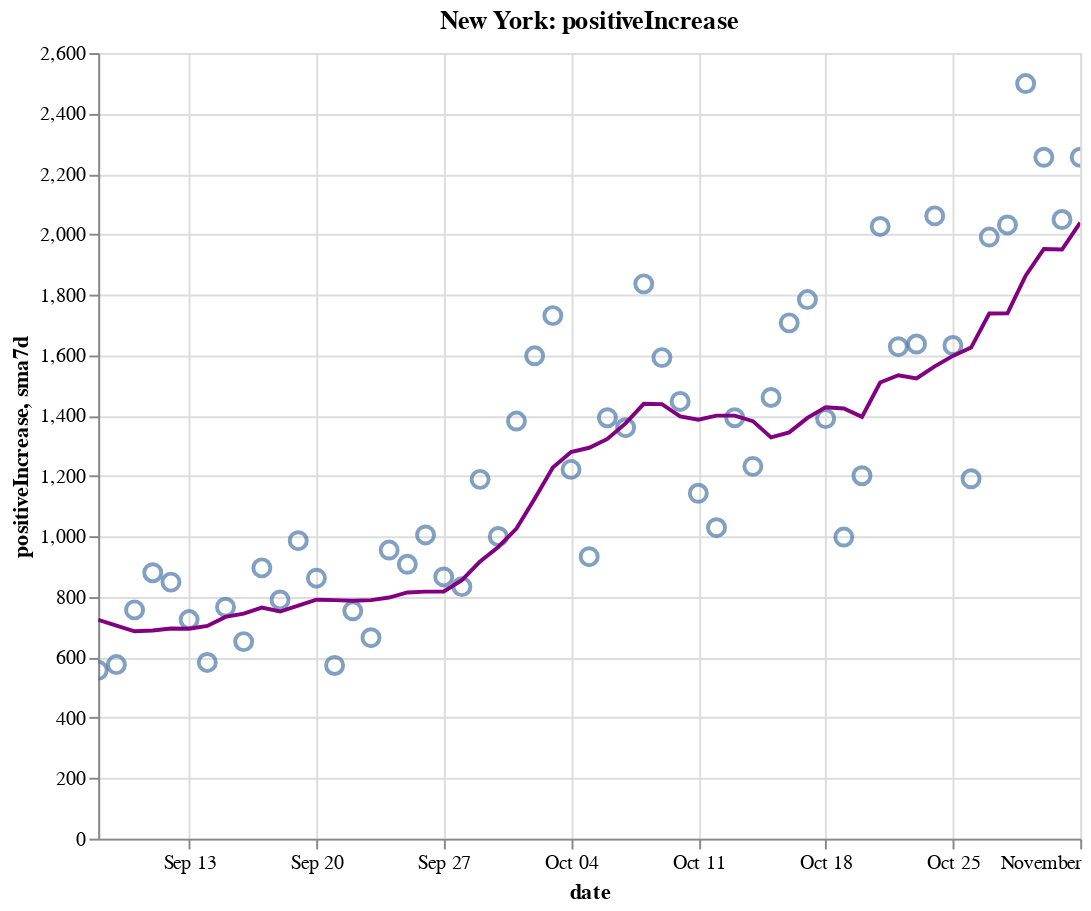

The code cell stored with this chart in its notebook:
### Code cell
create_plot(ny, 'positiveIncrease')

### Figure 1 — Vega-Lite specification as saved in the notebook (floating-point values rounded to 4 significant figures)
{"config": {"view": {"continuousWidth": 400, "continuousHeight": 300}}, "layer": [{"layer": [{"mark": {"type": "point", "size": 75}, "encoding": {"tooltip": [{"type": "temporal", "field": "date"}, {"type": "quantitative", "field": "positiveIncrease"}, {"type": "quantitative", "field": "sma7d"}], "x": {"type": "temporal", "field": "date"}, "y": {"type": "quantitative", "field": "positiveIncrease"}}, "selection": {"selector008": {"type": "interval", "bind": "scales", "encodings": ["x", "y"]}}}, {"mark": {"type": "line", "color": "purple"}, "encoding": {"x": {"type": "temporal", "field": "date"}, "y": {"type": "quantitative", "field": "sma7d"}}}]}, {"mark": {"type": "rule", "color": "#aaa"}, "encoding": {"x": {"type": "temporal", "field": "date"}}, "transform": [{"filter": {"selection": "selector007"}}]}, {"mark": "circle", "encoding": {"opacity": {"condition": {"value": 1, "selection": "selector007"}, "value": 0}, "tooltip": [{"type": "temporal", "field": "date"}, {"type": "quantitative", "field": "positiveIncrease"}, {"type": "quantitative", "field": "sma7d"}], "x": {"type": "temporal", "field": "date"}, "y": {"type": "quantitative", "field": "positiveIncrease"}}, "selection": {"selector007": {"type": "single", "encodings": ["x"], "on": "mouseover", "nearest": true, "empty": "none"}}}, {"mark": {"type": "text", "align": "left", "dx": 5, "dy": -5, "stroke": "white", "strokeWidth": 2}, "encoding": {"text": {"type": "quantitative", "field": "positiveIncrease"}, "tooltip": [{"type": "temporal", "field": "date"}, {"type": "quantitative", "field": "positiveIncrease"}, {"type": "quantitative", "field": "sma7d"}], "x": {"type": "temporal", "field": "date"}, "y": {"type": "quantitative", "field": "positiveIncrease"}}, "transform": [{"filter": {"selection": "selector007"}}]}, {"mark": {"type": "text", "align": "left", "dx": 5, "dy": -5}, "encoding": {"text": {"type": "quantitative", "field": "positiveIncrease"}, "tooltip": [{"type": "temporal", "field": "date"}, {"type": "quantitative", "field": "positiveIncrease"}, {"type": "quantitative", "field": "sma7d"}], "x": {"type": "temporal", "field": "date"}, "y": {"type": "quantitative", "field": "positiveIncrease"}}, "transform": [{"filter": {"selection": "selector007"}}]}], "data": {"name": "data-7e1cf263b7b06e0f9fbfd8a9d8e65c05"}, "height": 400, "title": "New York: positiveIncrease", "width": 500, "$schema": "https://vega.github.io/schema/vega-lite/v4.8.1.json", "datasets": {"data-7e1cf263b7b06e0f9fbfd8a9d8e65c05": [{"date": "2020-09-08T00:00:00", "totalTestResultsIncrease": 57830.0, "positiveIncrease": 557.0, "death": 25370.0, "deathIncrease": 6.0, "positiveRate": 0.01, "state": "New York", "sma7d": 724.0}, {"date": "2020-09-09T00:00:00", "totalTestResultsIncrease": 63230.0, "positiveIncrease": 576.0, "death": 25370.0, "deathIncrease": 3.0, "positiveRate": 0.009, "state": "New York", "sma7d": 705.1}, {"date": "2020-09-10T00:00:00", "totalTestResultsIncrease": 76810.0, "positiveIncrease": 757.0, "death": 25380.0, "deathIncrease": 7.0, "positiveRate": 0.01, "state": "New York", "sma7d": 686.3}, {"date": "2020-09-11T00:00:00", "totalTestResultsIncrease": 89720.0, "positiveIncrease": 880.0, "death": 25380.0, "deathIncrease": 5.0, "positiveRate": 0.01, "state": "New York", "sma7d": 688.6}, {"date": "2020-09-12T00:00:00", "totalTestResultsIncrease": 102900.0, "positiveIncrease": 849.0, "death": 25380.0, "deathIncrease": 2.0, "positiveRate": 0.008, "state": "New York", "sma7d": 695.4}, {"date": "2020-09-13T00:00:00", "totalTestResultsIncrease": 72670.0, "positiveIncrease": 725.0, "death": 25390.0, "deathIncrease": 6.0, "positiveRate": 0.01, "state": "New York", "sma7d": 694.9}, {"date": "2020-09-14T00:00:00", "totalTestResultsIncrease": 63360.0, "positiveIncrease": 583.0, "death": 25390.0, "deathIncrease": 4.0, "positiveRate": 0.009, "state": "New York", "sma7d": 703.9}, {"date": "2020-09-15T00:00:00", "totalTestResultsIncrease": 73680.0, "positiveIncrease": 766.0, "death": 25400.0, "deathIncrease": 11.0, "positiveRate": 0.01, "state": "New York", "sma7d": 733.7}, {"date": "2020-09-16T00:00:00", "totalTestResultsIncrease": 75090.0, "positiveIncrease": 652.0, "death": 25410.0, "deathIncrease": 5.0, "positiveRate": 0.009, "state": "New York", "sma7d": 744.6}, {"date": "2020-09-17T00:00:00", "totalTestResultsIncrease": 91500.0, "positiveIncrease": 896.0, "death": 25410.0, "deathIncrease": 3.0, "positiveRate": 0.01, "state": "New York", "sma7d": 764.4}, {"date": "2020-09-18T00:00:00", "totalTestResultsIncrease": 89730.0, "positiveIncrease": 790.0, "death": 25420.0, "deathIncrease": 10.0, "positiveRate": 0.009, "state": "New York", "sma7d": 751.6}, {"date": "2020-09-19T00:00:00", "totalTestResultsIncrease": 110400.0, "positiveIncrease": 986.0, "death": 25420.0, "deathIncrease": 2.0, "positiveRate": 0.009, "state": "New York", "sma7d": 771.1}, {"date": "2020-09-20T00:00:00", "totalTestResultsIncrease": 100400.0, "positiveIncrease": 862.0, "death": 25430.0, "deathIncrease": 2.0, "positiveRate": 0.009, "state": "New York", "sma7d": 790.7}, {"date": "2020-09-21T00:00:00", "totalTestResultsIncrease": 58320.0, "positiveIncrease": 573.0, "death": 25430.0, "deathIncrease": 1.0, "positiveRate": 0.01, "state": "New York", "sma7d": 789.3}, {"date": "2020-09-22T00:00:00", "totalTestResultsIncrease": 84000.0, "positiveIncrease": 754.0, "death": 25430.0, "deathIncrease": 4.0, "positiveRate": 0.009, "state": "New York", "sma7d": 787.6}, {"date": "2020-09-23T00:00:00", "totalTestResultsIncrease": 70930.0, "positiveIncrease": 665.0, "death": 25440.0, "deathIncrease": 5.0, "positiveRate": 0.009, "state": "New York", "sma7d": 789.4}, {"date": "2020-09-24T00:00:00", "totalTestResultsIncrease": 92950.0, "positiveIncrease": 955.0, "death": 25440.0, "deathIncrease": 2.0, "positiveRate": 0.01, "state": "New York", "sma7d": 797.9}, {"date": "2020-09-25T00:00:00", "totalTestResultsIncrease": 94820.0, "positiveIncrease": 908.0, "death": 25450.0, "deathIncrease": 7.0, "positiveRate": 0.01, "state": "New York", "sma7d": 814.7}, {"date": "2020-09-26T00:00:00", "totalTestResultsIncrease": 99950.0, "positiveIncrease": 1005.0, "death": 25450.0, "deathIncrease": 4.0, "positiveRate": 0.01, "state": "New York", "sma7d": 817.4}, {"date": "2020-09-27T00:00:00", "totalTestResultsIncrease": 84770.0, "positiveIncrease": 866.0, "death": 25460.0, "deathIncrease": 6.0, "positiveRate": 0.01, "state": "New York", "sma7d": 818.0}, {"date": "2020-09-28T00:00:00", "totalTestResultsIncrease": 52940.0, "positiveIncrease": 834.0, "death": 25470.0, "deathIncrease": 12.0, "positiveRate": 0.016, "state": "New York", "sma7d": 855.3}, {"date": "2020-09-29T00:00:00", "totalTestResultsIncrease": 88230.0, "positiveIncrease": 1189.0, "death": 25470.0, "deathIncrease": 2.0, "positiveRate": 0.013, "state": "New York", "sma7d": 917.4}, {"date": "2020-09-30T00:00:00", "totalTestResultsIncrease": 97960.0, "positiveIncrease": 1000.0, "death": 25480.0, "deathIncrease": 9.0, "positiveRate": 0.01, "state": "New York", "sma7d": 965.3}, {"date": "2020-10-01T00:00:00", "totalTestResultsIncrease": 109200.0, "positiveIncrease": 1382.0, "death": 25490.0, "deathIncrease": 11.0, "positiveRate": 0.013, "state": "New York", "sma7d": 1026.0}, {"date": "2020-10-02T00:00:00", "totalTestResultsIncrease": 119500.0, "positiveIncrease": 1598.0, "death": 25500.0, "deathIncrease": 7.0, "positiveRate": 0.013, "state": "New York", "sma7d": 1125.0}, {"date": "2020-10-03T00:00:00", "totalTestResultsIncrease": 134300.0, "positiveIncrease": 1731.0, "death": 25500.0, "deathIncrease": 8.0, "positiveRate": 0.013, "state": "New York", "sma7d": 1229.0}, {"date": "2020-10-04T00:00:00", "totalTestResultsIncrease": 110300.0, "positiveIncrease": 1222.0, "death": 25520.0, "deathIncrease": 14.0, "positiveRate": 0.011, "state": "New York", "sma7d": 1279.0}, {"date": "2020-10-05T00:00:00", "totalTestResultsIncrease": 76400.0, "positiveIncrease": 933.0, "death": 25530.0, "deathIncrease": 8.0, "positiveRate": 0.012, "state": "New York", "sma7d": 1294.0}, {"date": "2020-10-06T00:00:00", "totalTestResultsIncrease": 96360.0, "positiveIncrease": 1393.0, "death": 25540.0, "deathIncrease": 9.0, "positiveRate": 0.014, "state": "New York", "sma7d": 1323.0}, {"date": "2020-10-07T00:00:00", "totalTestResultsIncrease": 108200.0, "positiveIncrease": 1360.0, "death": 25540.0, "deathIncrease": 9.0, "positiveRate": 0.013, "state": "New York", "sma7d": 1374.0}, {"date": "2020-10-08T00:00:00", "totalTestResultsIncrease": 145800.0, "positiveIncrease": 1836.0, "death": 25560.0, "deathIncrease": 10.0, "positiveRate": 0.013, "state": "New York", "sma7d": 1439.0}, {"date": "2020-10-09T00:00:00", "totalTestResultsIncrease": 139300.0, "positiveIncrease": 1592.0, "death": 25560.0, "deathIncrease": 6.0, "positiveRate": 0.011, "state": "New York", "sma7d": 1438.0}, {"date": "2020-10-10T00:00:00", "totalTestResultsIncrease": 134600.0, "positiveIncrease": 1447.0, "death": 25570.0, "deathIncrease": 8.0, "positiveRate": 0.011, "state": "New York", "sma7d": 1398.0}, {"date": "2020-10-11T00:00:00", "totalTestResultsIncrease": 118300.0, "positiveIncrease": 1143.0, "death": 25570.0, "deathIncrease": 5.0, "positiveRate": 0.01, "state": "New York", "sma7d": 1386.0}, {"date": "2020-10-12T00:00:00", "totalTestResultsIncrease": 91790.0, "positiveIncrease": 1029.0, "death": 25590.0, "deathIncrease": 13.0, "positiveRate": 0.011, "state": "New York", "sma7d": 1400.0}, {"date": "2020-10-13T00:00:00", "totalTestResultsIncrease": 99070.0, "positiveIncrease": 1393.0, "death": 25600.0, "deathIncrease": 11.0, "positiveRate": 0.014, "state": "New York", "sma7d": 1400.0}, {"date": "2020-10-14T00:00:00", "totalTestResultsIncrease": 111700.0, "positiveIncrease": 1232.0, "death": 25600.0, "deathIncrease": 7.0, "positiveRate": 0.011, "state": "New York", "sma7d": 1382.0}, {"date": "2020-10-15T00:00:00", "totalTestResultsIncrease": 133200.0, "positiveIncrease": 1460.0, "death": 25620.0, "deathIncrease": 13.0, "positiveRate": 0.011, "state": "New York", "sma7d": 1328.0}, {"date": "2020-10-16T00:00:00", "totalTestResultsIncrease": 136000.0, "positiveIncrease": 1707.0, "death": 25630.0, "deathIncrease": 10.0, "positiveRate": 0.013, "state": "New York", "sma7d": 1344.0}, {"date": "2020-10-17T00:00:00", "totalTestResultsIncrease": 160000.0, "positiveIncrease": 1784.0, "death": 25640.0, "deathIncrease": 9.0, "positiveRate": 0.011, "state": "New York", "sma7d": 1393.0}, {"date": "2020-10-18T00:00:00", "totalTestResultsIncrease": 128800.0, "positiveIncrease": 1390.0, "death": 25640.0, "deathIncrease": 7.0, "positiveRate": 0.011, "state": "New York", "sma7d": 1428.0}, {"date": "2020-10-19T00:00:00", "totalTestResultsIncrease": 82010.0, "positiveIncrease": 998.0, "death": 25660.0, "deathIncrease": 15.0, "positiveRate": 0.012, "state": "New York", "sma7d": 1423.0}, {"date": "2020-10-20T00:00:00", "totalTestResultsIncrease": 90540.0, "positiveIncrease": 1201.0, "death": 25670.0, "deathIncrease": 13.0, "positiveRate": 0.013, "state": "New York", "sma7d": 1396.0}, {"date": "2020-10-21T00:00:00", "totalTestResultsIncrease": 124800.0, "positiveIncrease": 2026.0, "death": 25680.0, "deathIncrease": 7.0, "positiveRate": 0.016, "state": "New York", "sma7d": 1509.0}, {"date": "2020-10-22T00:00:00", "totalTestResultsIncrease": 135300.0, "positiveIncrease": 1628.0, "death": 25690.0, "deathIncrease": 15.0, "positiveRate": 0.012, "state": "New York", "sma7d": 1533.0}, {"date": "2020-10-23T00:00:00", "totalTestResultsIncrease": 141500.0, "positiveIncrease": 1637.0, "death": 25700.0, "deathIncrease": 11.0, "positiveRate": 0.012, "state": "New York", "sma7d": 1523.0}, {"date": "2020-10-24T00:00:00", "totalTestResultsIncrease": 156900.0, "positiveIncrease": 2061.0, "death": 25720.0, "deathIncrease": 13.0, "positiveRate": 0.013, "state": "New York", "sma7d": 1563.0}, {"date": "2020-10-25T00:00:00", "totalTestResultsIncrease": 120800.0, "positiveIncrease": 1632.0, "death": 25730.0, "deathIncrease": 12.0, "positiveRate": 0.014, "state": "New York", "sma7d": 1598.0}, {"date": "2020-10-26T00:00:00", "totalTestResultsIncrease": 82120.0, "positiveIncrease": 1191.0, "death": 25740.0, "deathIncrease": 12.0, "positiveRate": 0.015, "state": "New York", "sma7d": 1625.0}, {"date": "2020-10-27T00:00:00", "totalTestResultsIncrease": 111600.0, "positiveIncrease": 1991.0, "death": 25760.0, "deathIncrease": 16.0, "positiveRate": 0.018, "state": "New York", "sma7d": 1738.0}, {"date": "2020-10-28T00:00:00", "totalTestResultsIncrease": 129700.0, "positiveIncrease": 2031.0, "death": 25770.0, "deathIncrease": 15.0, "positiveRate": 0.016, "state": "New York", "sma7d": 1739.0}, {"date": "2020-10-29T00:00:00", "totalTestResultsIncrease": 168400.0, "positiveIncrease": 2499.0, "death": 25790.0, "deathIncrease": 19.0, "positiveRate": 0.015, "state": "New York", "sma7d": 1863.0}, {"date": "2020-10-30T00:00:00", "totalTestResultsIncrease": 146900.0, "positiveIncrease": 2255.0, "death": 25800.0, "deathIncrease": 12.0, "positiveRate": 0.015, "state": "New York", "sma7d": 1951.0}, {"date": "2020-10-31T00:00:00", "totalTestResultsIncrease": 137000.0, "positiveIncrease": 2049.0, "death": 25810.0, "deathIncrease": 3.0, "positiveRate": 0.015, "state": "New York", "sma7d": 1950.0}, {"date": "2020-11-01T00:00:00", "totalTestResultsIncrease": 148900.0, "positiveIncrease": 2255.0, "death": 25820.0, "deathIncrease": 17.0, "positiveRate": 0.015, "state": "New York", "sma7d": 2039.0}]}}
